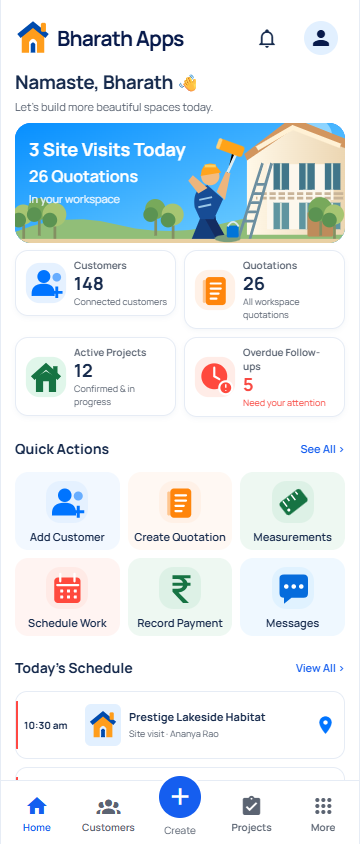
#> input picture mobile/qa/approved-dashboard/dashboard-360.png, 360 x 844 px, given in place of contractor-mobile-design.png, which was not available
$ python compare_dashboard.py
#> lines starting #> are read from the running program, lines starting #| are printed output that depends on the picture; pictures that were not available may be replaced by others from this repository, and a replacement may not be noted
"""Create a review comparison; never use this image as an app asset."""
from pathlib import Path
from PIL import Image, ImageDraw
root=Path(__file__).resolve().parents[2]
out=Path(__file__).parent/'approved-dashboard'
reference=Image.open(root/'design-references/contractor-mobile-design.png').convert('RGB')
#> reference is the input picture: PIL image 360x844 RGB; mean R, G, B 225.6, 234.7, 239.6
reference=reference.crop((43,198,357,987))
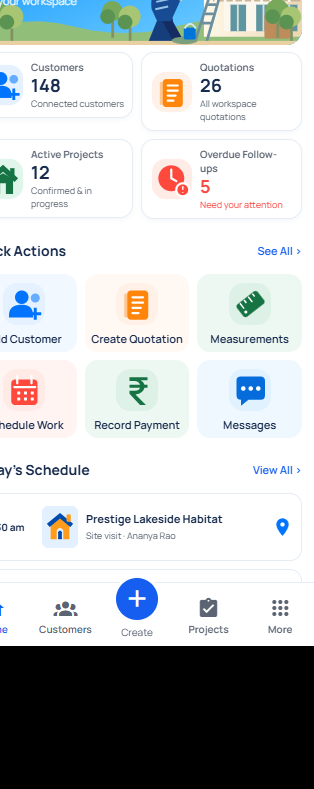
#> reference: PIL image 314x789 RGB; mean R, G, B 191.5, 195, 195.9
reference=reference.resize((390,round(reference.height*390/reference.width)))
#> reference: PIL image 390x980 RGB
actual=Image.open(out/'dashboard-390.png').convert('RGB')
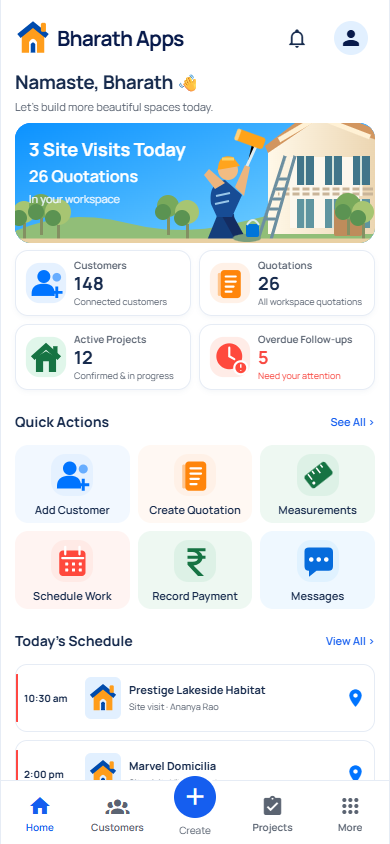
#> input picture mobile/qa/approved-dashboard/dashboard-390.png, 390 x 844 px
#> actual is the input picture: PIL image 390x844 RGB; mean R, G, B 226.1, 234.9, 239.3
canvas=Image.new('RGB',(804,max(reference.height,actual.height)+40),'#EDF2F8')
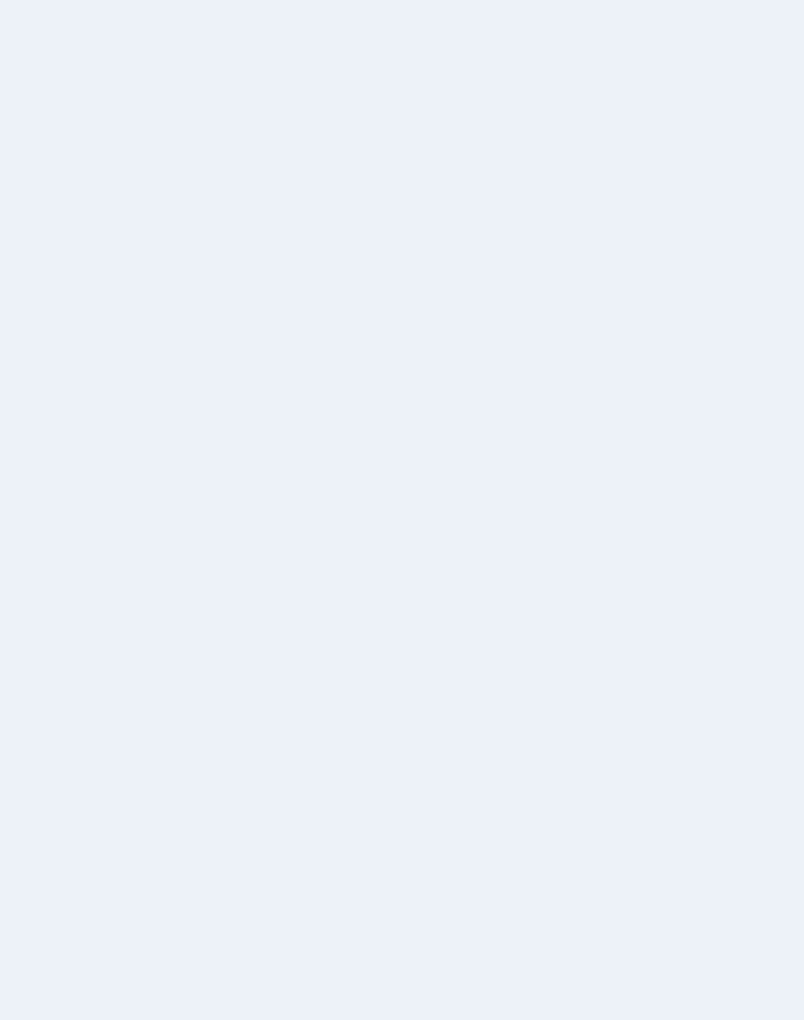
#> canvas: PIL image 804x1020 RGB; mean R, G, B 237, 242, 248
draw=ImageDraw.Draw(canvas)
draw.text((8,12),'Approved reference (dashboard crop)',fill='#081A4B')
draw.text((414,12),'Implemented Expo web / 390 CSS px',fill='#081A4B')
canvas.paste(reference,(0,40));canvas.paste(actual,(414,40))
#> after `canvas.paste(reference, (0, 40))`:
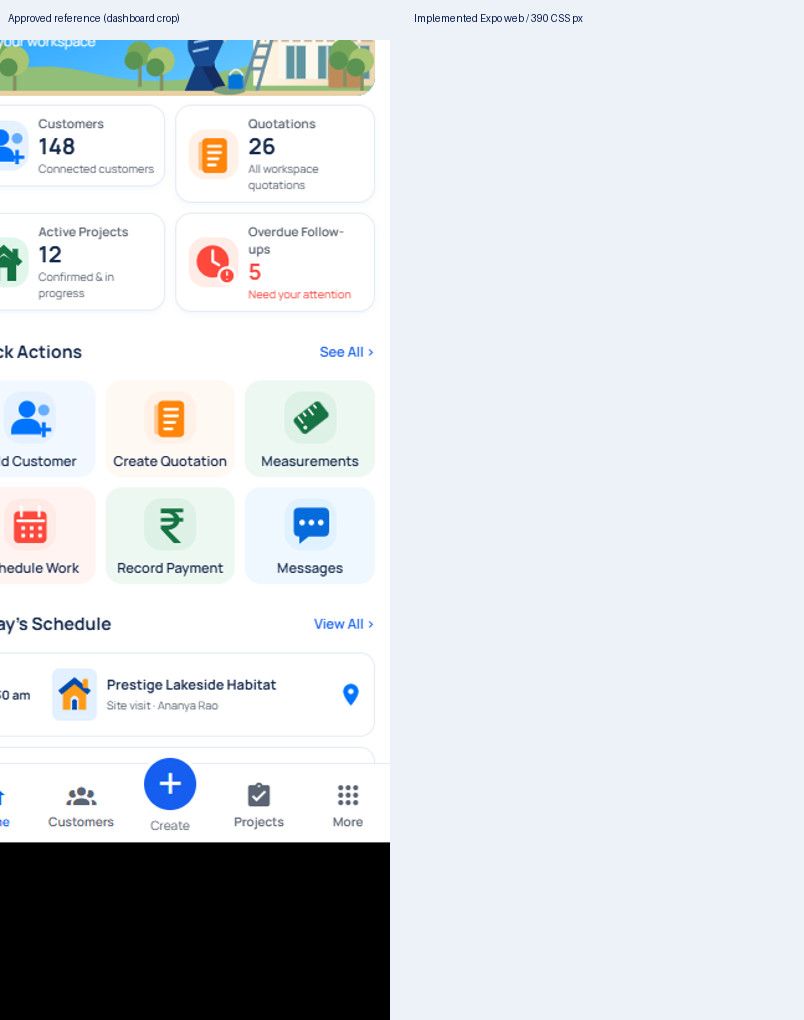
#> canvas: PIL image 804x1020 RGB; mean R, G, B 215.5, 219.9, 223.5
#> after `canvas.paste(actual, (414, 40))`:
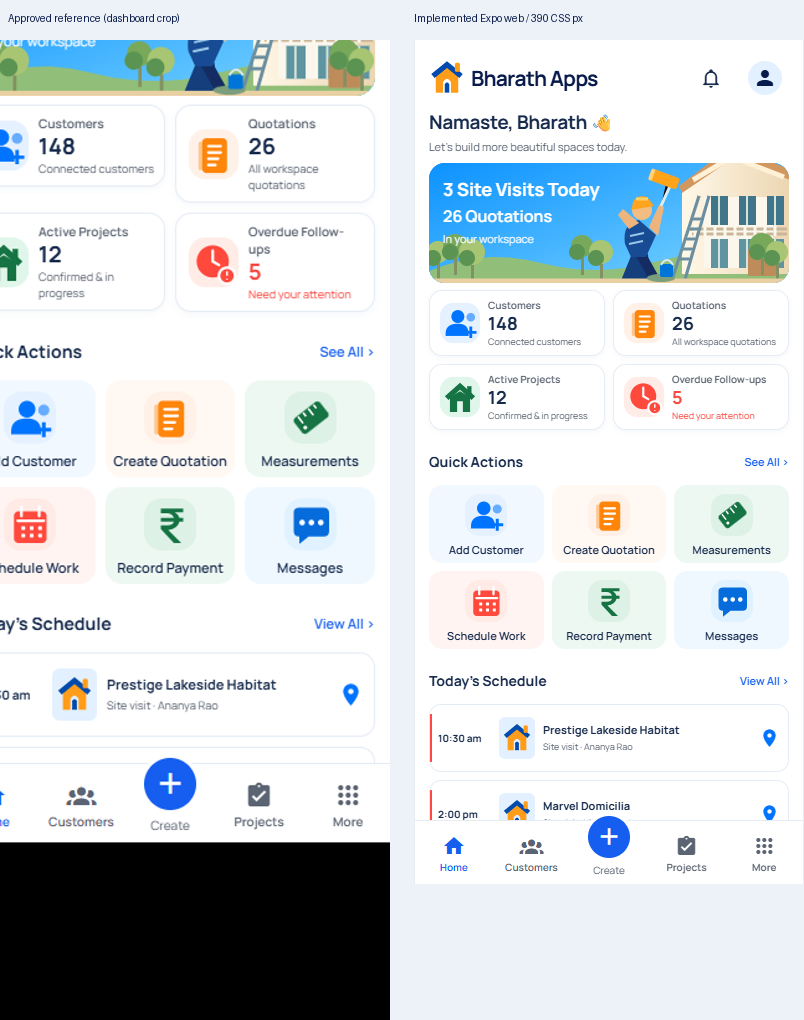
#> canvas: PIL image 804x1020 RGB; mean R, G, B 211.1, 217, 220
canvas.save(out/'comparison-390.png')
print('Saved dashboard comparison at',out/'comparison-390.png')
